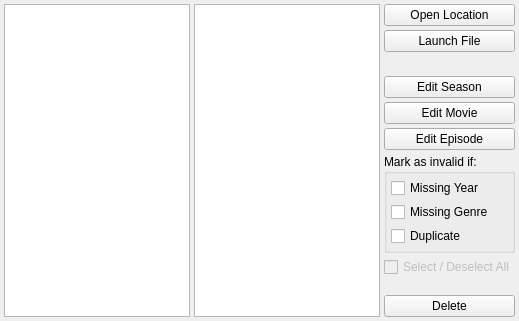
<?xml version="1.0" encoding="UTF-8"?>
<ui version="4.0">
 <class>Form</class>
 <widget class="QWidget" name="Form">
  <property name="geometry">
   <rect>
    <x>0</x>
    <y>0</y>
    <width>519</width>
    <height>321</height>
   </rect>
  </property>
  <property name="windowTitle">
   <string>Form</string>
  </property>
  <property name="autoFillBackground">
   <bool>true</bool>
  </property>
  <layout class="QHBoxLayout" name="horizontalLayout">
   <property name="spacing">
    <number>4</number>
   </property>
   <property name="margin">
    <number>4</number>
   </property>
   <item>
    <widget class="QTableView" name="movie_view">
     <property name="editTriggers">
      <set>QAbstractItemView::AllEditTriggers</set>
     </property>
     <property name="selectionMode">
      <enum>QAbstractItemView::SingleSelection</enum>
     </property>
     <property name="selectionBehavior">
      <enum>QAbstractItemView::SelectRows</enum>
     </property>
     <property name="wordWrap">
      <bool>false</bool>
     </property>
     <attribute name="horizontalHeaderHighlightSections">
      <bool>false</bool>
     </attribute>
     <attribute name="verticalHeaderVisible">
      <bool>false</bool>
     </attribute>
     <attribute name="verticalHeaderHighlightSections">
      <bool>false</bool>
     </attribute>
    </widget>
   </item>
   <item>
    <widget class="QTreeView" name="tv_view">
     <property name="editTriggers">
      <set>QAbstractItemView::NoEditTriggers</set>
     </property>
    </widget>
   </item>
   <item>
    <layout class="QVBoxLayout" name="verticalLayout_2">
     <property name="spacing">
      <number>4</number>
     </property>
     <item>
      <widget class="QPushButton" name="open_button">
       <property name="enabled">
        <bool>true</bool>
       </property>
       <property name="toolTip">
        <string>Open containing folder for selected item</string>
       </property>
       <property name="text">
        <string>Open Location</string>
       </property>
      </widget>
     </item>
     <item>
      <widget class="QPushButton" name="launch_button">
       <property name="enabled">
        <bool>true</bool>
       </property>
       <property name="toolTip">
        <string>Launch file in default program</string>
       </property>
       <property name="text">
        <string>Launch File</string>
       </property>
      </widget>
     </item>
     <item>
      <spacer name="verticalSpacer_2">
       <property name="orientation">
        <enum>Qt::Vertical</enum>
       </property>
       <property name="sizeType">
        <enum>QSizePolicy::Fixed</enum>
       </property>
       <property name="sizeHint" stdset="0">
        <size>
         <width>20</width>
         <height>20</height>
        </size>
       </property>
      </spacer>
     </item>
     <item>
      <widget class="QPushButton" name="edit_season_button">
       <property name="enabled">
        <bool>true</bool>
       </property>
       <property name="toolTip">
        <string>Edit selected season</string>
       </property>
       <property name="text">
        <string>Edit Season</string>
       </property>
      </widget>
     </item>
     <item>
      <widget class="QPushButton" name="edit_movie_button">
       <property name="enabled">
        <bool>true</bool>
       </property>
       <property name="toolTip">
        <string>Edit selected movie</string>
       </property>
       <property name="text">
        <string>Edit Movie</string>
       </property>
      </widget>
     </item>
     <item>
      <widget class="QPushButton" name="edit_episode_button">
       <property name="enabled">
        <bool>true</bool>
       </property>
       <property name="toolTip">
        <string>Edit selected episode</string>
       </property>
       <property name="text">
        <string>Edit Episode</string>
       </property>
      </widget>
     </item>
     <item>
      <widget class="QGroupBox" name="movie_group_box">
       <property name="enabled">
        <bool>true</bool>
       </property>
       <property name="title">
        <string>Mark as invalid if:</string>
       </property>
       <property name="flat">
        <bool>false</bool>
       </property>
       <layout class="QVBoxLayout" name="verticalLayout">
        <property name="spacing">
         <number>4</number>
        </property>
        <property name="margin">
         <number>4</number>
        </property>
        <item>
         <widget class="QCheckBox" name="require_year_check_box">
          <property name="toolTip">
           <string>Check this if year data is required</string>
          </property>
          <property name="text">
           <string>Missing Year</string>
          </property>
         </widget>
        </item>
        <item>
         <widget class="QCheckBox" name="require_genre_check_box">
          <property name="toolTip">
           <string>Check this if genre data is required</string>
          </property>
          <property name="text">
           <string>Missing Genre</string>
          </property>
         </widget>
        </item>
        <item>
         <widget class="QCheckBox" name="require_non_duplicate_box">
          <property name="toolTip">
           <string>If a file matches name, year and other attributes it is considered a duplicate</string>
          </property>
          <property name="text">
           <string>Duplicate</string>
          </property>
         </widget>
        </item>
       </layout>
      </widget>
     </item>
     <item>
      <widget class="QCheckBox" name="select_all_check_box">
       <property name="enabled">
        <bool>false</bool>
       </property>
       <property name="toolTip">
        <string>Select/deselect all files</string>
       </property>
       <property name="text">
        <string>Select / Deselect All</string>
       </property>
       <property name="tristate">
        <bool>true</bool>
       </property>
      </widget>
     </item>
     <item>
      <spacer name="verticalSpacer_3">
       <property name="orientation">
        <enum>Qt::Vertical</enum>
       </property>
       <property name="sizeHint" stdset="0">
        <size>
         <width>20</width>
         <height>40</height>
        </size>
       </property>
      </spacer>
     </item>
     <item>
      <widget class="QPushButton" name="delete_button">
       <property name="enabled">
        <bool>true</bool>
       </property>
       <property name="toolTip">
        <string>Delete to recycling bin</string>
       </property>
       <property name="text">
        <string>Delete</string>
       </property>
      </widget>
     </item>
    </layout>
   </item>
  </layout>
 </widget>
 <resources/>
 <connections/>
</ui>
